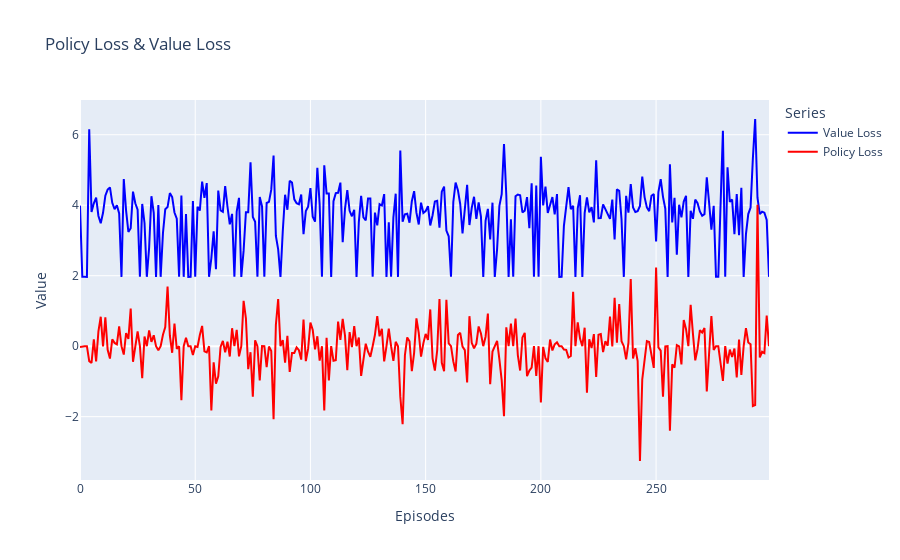

The notebook cell saved with this chart:
### Code cell
# Plotting Policy Loss and Value Loss

df_plot = pd.DataFrame({
    'Episodes': range(len(p_loss_new)),
    'Value Loss': v_loss_new,
    'Policy Loss': p_loss_new
})

fig = px.line(
    df_plot,
    x='Episodes',
    y=['Value Loss','Policy Loss'],
    title='Policy Loss & Value Loss',
    labels={'value':'Value','variable':'Series'},
    color_discrete_sequence=['blue','red']
)

fig.show()

### Figure 1 — Plotly figure (JSON) as saved in the notebook; plotly's stock layout.template omitted (floating-point values rounded to 4 significant figures; data arrays with more than 128 entries replaced by an {"elided": "..."} marker saying what was removed)
{"data": [{"hovertemplate": "Series=Value Loss<br>Episodes=%{x}<br>Value=%{y}<extra></extra>", "legendgroup": "Value Loss", "line": {"color": "blue", "dash": "solid"}, "marker": {"symbol": "circle"}, "mode": "lines", "name": "Value Loss", "orientation": "v", "showlegend": true, "type": "scatter", "x": {"elided": "300 int values"}, "xaxis": "x", "y": {"elided": "300 float values"}, "yaxis": "y"}, {"hovertemplate": "Series=Policy Loss<br>Episodes=%{x}<br>Value=%{y}<extra></extra>", "legendgroup": "Policy Loss", "line": {"color": "red", "dash": "solid"}, "marker": {"symbol": "circle"}, "mode": "lines", "name": "Policy Loss", "orientation": "v", "showlegend": true, "type": "scatter", "x": {"elided": "300 int values"}, "xaxis": "x", "y": {"elided": "300 float values"}, "yaxis": "y"}], "layout": {"legend": {"title": {"text": "Series"}, "tracegroupgap": 0}, "title": {"text": "Policy Loss & Value Loss"}, "xaxis": {"anchor": "y", "domain": [0, 1], "title": {"text": "Episodes"}}, "yaxis": {"anchor": "x", "domain": [0, 1], "title": {"text": "Value"}}}}
